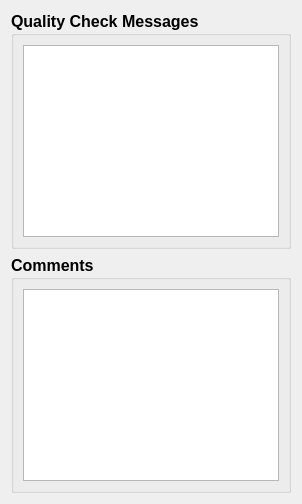
          <widget class="QWidget" name="tab_wt_2_messages_3">
           <attribute name="title">
            <string>Messages</string>
           </attribute>
           <layout class="QGridLayout" name="gridLayout_43">
            <item row="0" column="0">
             <widget class="QGroupBox" name="box_extrap_messages_2">
              <property name="font">
               <font>
                <pointsize>12</pointsize>
                <weight>75</weight>
                <bold>true</bold>
               </font>
              </property>
              <property name="title">
               <string>Quality Check Messages</string>
              </property>
              <layout class="QHBoxLayout" name="horizontalLayout_63">
               <item>
                <widget class="QPlainTextEdit" name="display_edges_messages">
                 <property name="font">
                  <font>
                   <pointsize>12</pointsize>
                   <weight>50</weight>
                   <bold>false</bold>
                  </font>
                 </property>
                 <property name="readOnly">
                  <bool>true</bool>
                 </property>
                </widget>
               </item>
              </layout>
             </widget>
            </item>
            <item row="1" column="0">
             <widget class="QGroupBox" name="box_extrap_comments_2">
              <property name="font">
               <font>
                <pointsize>12</pointsize>
                <weight>75</weight>
                <bold>true</bold>
               </font>
              </property>
              <property name="title">
               <string>Comments</string>
              </property>
              <layout class="QHBoxLayout" name="horizontalLayout_62">
               <item>
                <widget class="QPlainTextEdit" name="display_edges_comments">
                 <property name="font">
                  <font>
                   <pointsize>12</pointsize>
                   <weight>50</weight>
                   <bold>false</bold>
                  </font>
                 </property>
                 <property name="readOnly">
                  <bool>true</bool>
                 </property>
                </widget>
               </item>
              </layout>
             </widget>
            </item>
           </layout>
          </widget>
